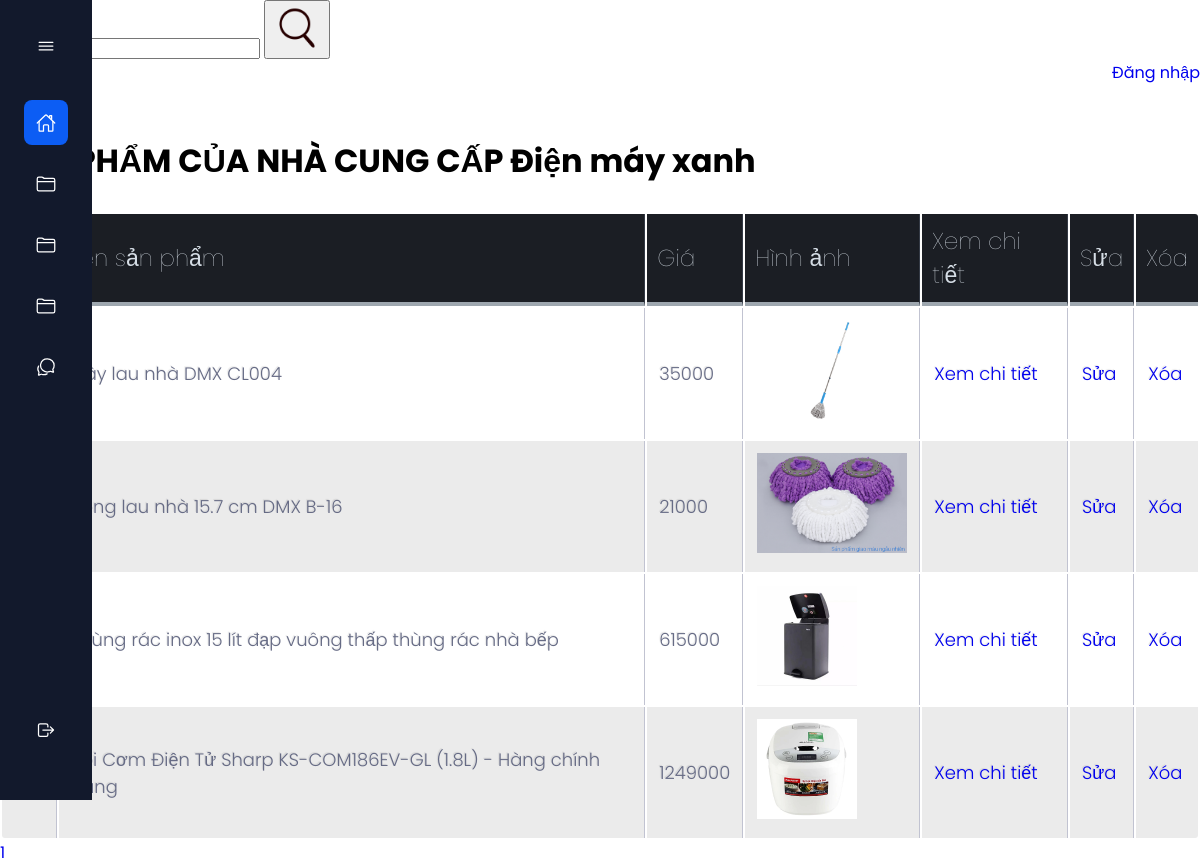
The app's page /admin/manufacturers/view_products_in_manufacturer.php?id=16 (signed in) with its own data.
### tables this page shows
CREATE TABLE `manufacturers` (
  `id` int NOT NULL,
  `name` varchar(200) NOT NULL,
  `address` varchar(200) NOT NULL,
  `phone` varchar(15) NOT NULL,
  `image` varchar(200) NOT NULL
);

CREATE TABLE `products` (
  `id` int NOT NULL,
  `name` varchar(200) NOT NULL,
  `description` mediumtext NOT NULL,
  `price` int NOT NULL,
  `image` varchar(200) NOT NULL,
  `manufacturer_id` int NOT NULL
);

### admin/manufacturers/view_products_in_manufacturer.php (the view, shortened to what this page needs)
<!DOCTYPE html>
<html>
<head>
	<link rel="stylesheet" href="../index3.css">
	<link rel="stylesheet" href="../style_validate1.css">
	<link rel="stylesheet" type="text/css" href="../style_table.css">
</head>
<?php
$id = $_GET['id'];
require '../connect_database.php';
if (isset($_GET['search'])) {
	$content_search = $_GET['search'];
} else {
	$content_search = '';
}
if (isset($_GET['page'])) {
	$index_page = $_GET['page'];
} else {
	$index_page = 1;
}
$sql_command_count_products = "select count(*) from products where name like '%$content_search%' and manufacturer_id = '$id' ";
$query_sql_command_count_products = mysqli_query($connect_database, $sql_command_count_products);
$count_products = mysqli_fetch_array($query_sql_command_count_products)['count(*)'];
$products_per_page = 4;
$count_pages = ceil($count_products / $products_per_page);
$count_skip_products = ($index_page - 1) * $products_per_page;
$sql_command_select = "
	SELECT manufacturers.id, manufacturers.name as 'manufacturer_name', products.*
	FROM manufacturers
	LEFT JOIN products ON products.manufacturer_id = manufacturers.id
	WHERE manufacturers.id = '$id' AND products.name like '%$content_search%'
	limit $products_per_page offset $count_skip_products
";
$query_sql_command_select = mysqli_query($connect_database, $sql_command_select);
$manufacturer_name = mysqli_fetch_array($query_sql_command_select)['manufacturer_name'];
?>
<body>
<?php require '../menu.php'; ?>
<div class="top">
	<div class = "search">
		<form class = "form_search">
			<input type="search" name="search" value = "<?php echo $content_search ?>">
			<button>
				<img src="../style/style_image/icon_search.png" width="50px">
			</button>
		</form>
	</div>
	<div class = "login">
		<a class = "login" href="https://google.com">Đăng nhập</a>
	</div>
</div>
<div class = "bot">
	<div class = "header">
		<h1 class =  "header" >SẢN PHẨM CỦA NHÀ CUNG CẤP <?php echo $manufacturer_name ?></h1>
	</div>
	<br>
	<?php require '../validate.php' ?>
	<table class = "table">
		<tr>
			<th>Mã</th>
			<th>Tên sản phẩm</th>
			<th>Giá</th>
			<th>Hình ảnh</th>
			<th>Xem chi tiết</th>
			<th>Sửa</th>
			<th>Xóa</th>
		</tr>
		<?php foreach ($query_sql_command_select as $array_products): ?>
		<tr>
			<td><?php echo $array_products['id'] ?></td>
			<td><?php echo $array_products['name'] ?></td>
			<td><?php echo $array_products['price'] ?></td>
			<td>
				<img src="../products/<?php echo $array_products['image'] ?>" height = "100px">
			</td>
			<td>
				<a href = "detail_product.php?id=<?php echo $array_products['id'] ?>">Xem chi tiết</a>
			</td>
			<td>
				<a href="form_update_products.php?id=<?php echo $array_products['id'] ?>">Sửa</a>
			</td>
			<td>
				<a href="process_delete_products.php?id=<?php echo $array_products['id'] ?>">Xóa</a>
			</td>
		</tr>
		<?php endforeach ?>
	</table>
	<?php for ($index_page = 1; $index_page <= $count_pages; $index_page++) { ?>
		<a href="?id=<?php echo $id ?>&page=<?php echo $index_page?>&search=<?php echo $content_search ?>">
			<?php echo $index_page ?>
		</a>
	<?php } ?>
</div>
</body>
</html>

### admin/index3.css (style rules this page uses)
body { padding: 0px; margin: 0px; }
.search { display: flex; justify-content: flex-start; }
.login { display: flex; justify-content: flex-end; }
.header { margin-top: 25px; background-color: white; padding: 1px; }

### admin/style_table.css (style rules this page uses)
th { color:#D5DDE5;; background:#1b1e24; border-bottom:4px solid #9ea7af; border-right: 1px solid #343a45; font-size:23px; font-weight: 100; padding:10px; text-align:left; text-shadow: 0 1px 1px rgba(0, 0, 0, 0.1); vertical-align:middle; }
th:first-child { border-top-left-radius:3px; }
th:last-child { border-top-right-radius:3px; border-right:none; }
tr { border-top: 1px solid #C1C3D1; border-bottom-: 1px solid #C1C3D1; color:#666B85; font-size:16px; font-weight:normal; text-shadow: 0 1px 1px rgba(256, 256, 256, 0.1); }
tr:first-child { border-top:none; }
tr:last-child { border-bottom:none; }
tr:nth-child(odd) td { background:#EBEBEB; }
tr:last-child td:first-child { border-bottom-left-radius:3px; }
tr:last-child td:last-child { border-bottom-right-radius:3px; }
td { background:#FFFFFF; padding:12px; text-align:left; vertical-align:middle; font-weight:300; font-size:18px; text-shadow: -1px -1px 1px rgba(0, 0, 0, 0.1); border-right: 1px solid #C1C3D1; }
td:last-child { border-right: 0px; }

### admin/style_menu.css (style rules this page uses)
:root { --nav-width: 92px; --first-color: #0C5DF4; --bg-color: #12192C; --sub-color: #B6CEFC; --white-color: #FFF; --body-font: 'Poppins', sans-serif; --normal-font-size: 1rem; --small-font-size: .875rem; --z-fixed: 100; }
*,::before,::after { box-sizing: border-box; }
body { position: relative; margin: 0; padding: 2rem 0 0 6.75rem; font-family: var(--body-font); font-size: var(--normal-font-size); transition: .5s; }
h1 { margin: 0; }
a { text-decoration: none; }

### admin/index1.css (style rules this page uses)
body { padding: 0px; margin: 0px; }
.search { display: flex; justify-content: flex-start; }
.login { display: flex; justify-content: flex-end; }
.header { margin-top: 25px; background-color: white; padding: 1px; }

### records on screen
manufacturers: name "Điện máy xanh"
products: name "Cây lau nhà DMX CL004", price "35000", image (picture)
products: name "Bông lau nhà 15.7 cm DMX B-16", price "21000", image (picture)
products: name "Thùng rác inox 15 lít đạp vuông thấp thùng rác nhà bếp", price "615000", image (picture)
products: name "Nồi Cơm Điện Tử Sharp KS-COM186EV-GL (1.8L) - Hàng chính hãng", price "1249000", image (picture)
